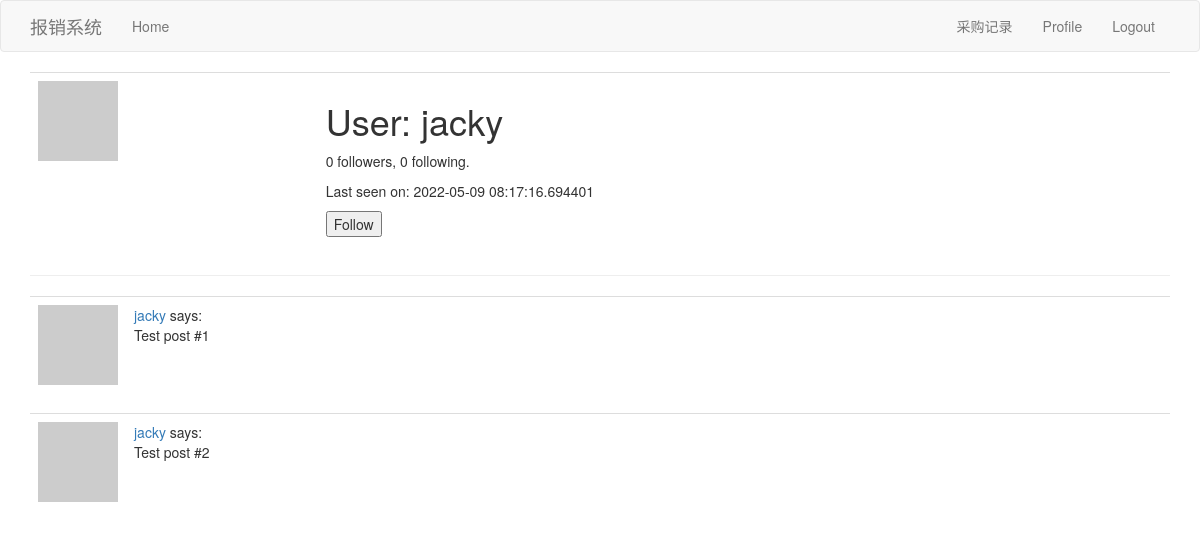
The app's page /home/user/jacky (signed in), older data.
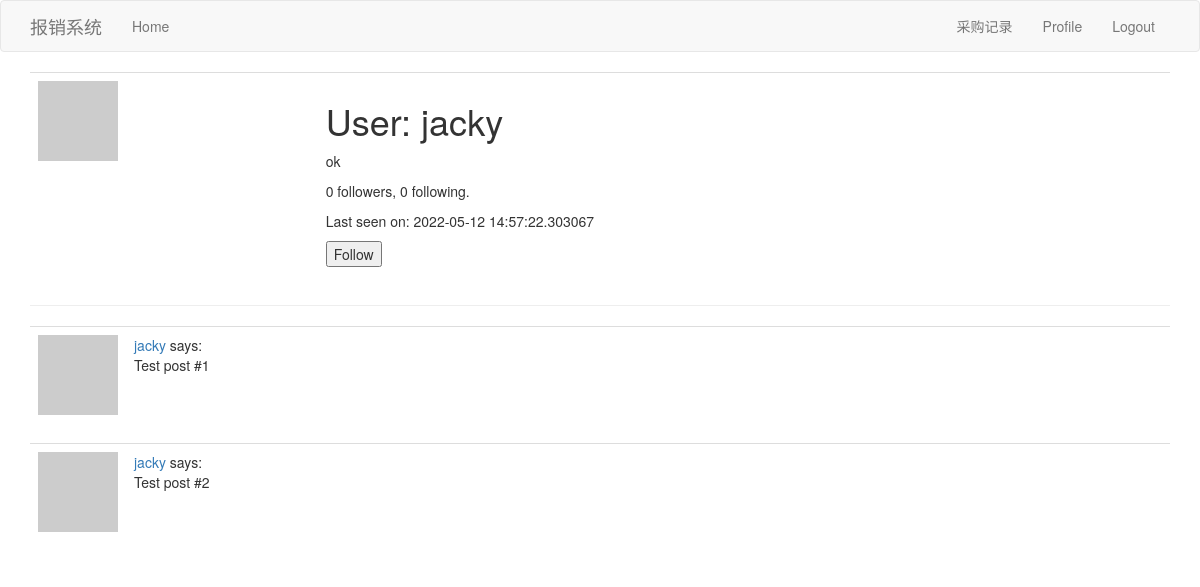
The same page, newer data.
### app/models.py (models this page shows, shortened)
class User(UserMixin,db.Model):
    id = db.Column(db.Integer, primary_key=True)
    username = db.Column(db.String(64), index=True, unique=True)
    email = db.Column(db.String(120), index=True, unique=True)
    password_hash = db.Column(db.String(128))
    about_me = db.Column(db.String(140))
    last_seen = db.Column(db.DateTime, default=datetime.utcnow)
    followed = db.relationship(
        'User', secondary=followers,
        primaryjoin=(followers.c.follower_id == id),
        secondaryjoin=(followers.c.followed_id == id),
        backref=db.backref('followers', lazy='dynamic'), lazy='dynamic')
    posts = db.relationship('Post', backref='author', lazy='dynamic')
    def avatar(self, size):
        digest = md5(self.email.lower().encode('utf-8')).hexdigest()
        return 'https://www.gravatar.com/avatar/{}?d=identicon&s={}'.format(
            digest, size)
    def is_following(self, user):
        return self.followed.filter(
            followers.c.followed_id == user.id).count() > 0

### app/home/routes.py (the view)
@bp.route('/user/<username>')
@login_required
def user(username):
    user = User.query.filter_by(username=username).first_or_404()
    posts = [
        {'author': user, 'body': 'Test post #1'},
        {'author': user, 'body': 'Test post #2'}
    ]
    form = EmptyForm()
    return render_template('/home/user.html', user=user, posts=posts, form=form)

### app/home/forms.py
class EmptyForm(FlaskForm):
    submit = SubmitField('Submit')

### app/home/routes.py (called while the page is built)
@bp.before_request
def before_request():
    if current_user.is_authenticated:
        current_user.last_seen = datetime.utcnow()
        db.session.commit()

### app/models.py (called while the page is built)
@login.user_loader
def load_user(id):
    return User.query.get(int(id))

### app/templates/home/user.html (shortened to what this page needs)
{% extends "base.html" %}
{% block app_content  %}
    <table class="table table-hover">
        <tr valign="top">
            <td><img src="{{ user.avatar(128) }}"></td>
            <td>
                <h1>User: {{ user.username }}</h1>
                {% if user.about_me %}<p>{{ user.about_me }}</p>{% endif %}
                <p>{{ user.followers.count() }} followers, {{ user.followed.count() }} following.</p>
                {% if user.last_seen %}<p>Last seen on: {{ user.last_seen }}</p>{% endif %}
                {% if user == current_user %}
                <p><a href="{{ url_for('home.edit_profile') }}">Edit your profile</a></p>
                {% elif not current_user.is_following(user) %}
                <p>
                    <form action="{{ url_for('follow', username=user.username) }}" method="post">
                        {{ form.submit(value='Follow') }}
                    </form>
                </p>
                {% endif %}
            </td>
        </tr>
    </table>
    <hr>
    {% for post in posts %}
        {% include '_post.html' %}
    {% endfor %}
{% endblock %}

### app/templates/_post.html
<table class="table table-hover">
        <tr>
            <td width="70px">
                <a href="{{ url_for('home.user', username=post.author.username) }}">
                    <img src="{{ post.author.avatar(70) }}" />
                </a>
            </td>
            <td>
                <a href="{{ url_for('home.user', username=post.author.username) }}">
                    {{ post.author.username }}
                </a>
                says:
                <br>
                {{ post.body }}
            </td>
    </tr>
</table>

Row changes from the older to the newer data that the page shows:
changed User "jacky": about_me (not shown) → "ok"; last_seen "2022-05-09 08:17:16.694401" → "2022-05-12 14:57:22.303067"
